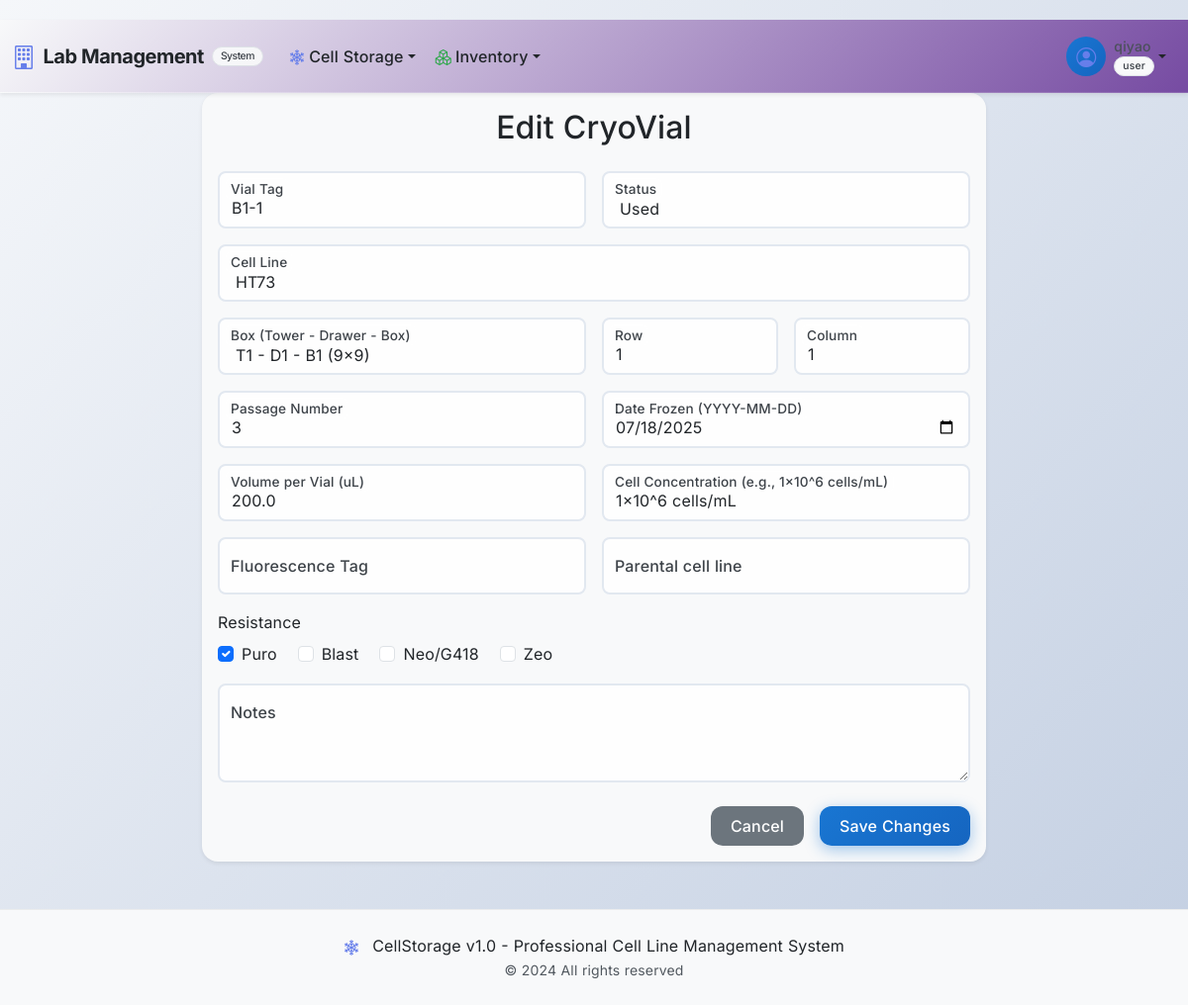
The page /cell-storage/cryovial/1/edit (signed in) on the database its author committed.
### app/cell_storage/models.py (models this page shows, shortened)
class User(UserMixin, db.Model):
    __tablename__ = 'users'
    id = db.Column(db.Integer, primary_key=True)
    username = db.Column(db.String(64), unique=True, index=True, nullable=False)
    password_hash = db.Column(db.String(256))
    password_plain = db.Column(db.String(128))  # store plain password for admin view
    role = db.Column(db.String(64), default='user', nullable=False)  # e.g., 'user', 'admin'. Make role non-nullable.
    cell_lines_created = db.relationship('CellLine', backref='creator', lazy='dynamic',
                                         foreign_keys='CellLine.created_by_user_id')
    vials_frozen = db.relationship('CryoVial', backref='freezer_operator', lazy='dynamic',
                                   foreign_keys='CryoVial.frozen_by_user_id')
    audit_logs = db.relationship('AuditLog', backref='user_performing_action', lazy='dynamic',
                                 foreign_keys='AuditLog.user_id')
    @property
    def is_admin(self):
        return self.role == 'admin'

class CryoVial(db.Model):
    __tablename__ = 'cryovials'
    id = db.Column(db.Integer, primary_key=True)
    unique_vial_id_tag = db.Column(db.String(128), unique=True, index=True)
    batch_id = db.Column(db.Integer, db.ForeignKey('vial_batches.id'), nullable=False)
    cell_line_id = db.Column(db.Integer, db.ForeignKey('cell_lines.id'), nullable=False)
    box_id = db.Column(db.Integer, db.ForeignKey('boxes.id'), nullable=False)
    row_in_box = db.Column(db.Integer, nullable=False)
    col_in_box = db.Column(db.Integer, nullable=False)
    passage_number = db.Column(db.String(64))
    date_frozen = db.Column(db.Date, nullable=False)
    frozen_by_user_id = db.Column(db.Integer, db.ForeignKey('users.id'))
    number_of_vials_at_creation = db.Column(db.Integer, default=1)
    volume_ml = db.Column(db.Float)
    concentration = db.Column(db.String(128))
    fluorescence_tag = db.Column(db.String(128))
    resistance = db.Column(db.String(128))
    parental_cell_line = db.Column(db.String(128))
    status = db.Column(db.String(64), default='Available')
    notes = db.Column(db.Text)
    date_created = db.Column(db.DateTime, default=datetime.utcnow)
    last_updated = db.Column(db.DateTime, default=datetime.utcnow, onupdate=datetime.utcnow)

### app/cell_storage/main/routes.py (the view, shortened to what this page needs)
@bp.route('/cryovial/<int:vial_id>/edit', methods=['GET', 'POST'])
@login_required # Or @admin_required if only admins can edit vial details
def edit_cryovial(vial_id):
    vial = CryoVial.query.get_or_404(vial_id)
    form = CryoVialEditForm(obj=vial)
    form.cell_line_id.choices = [(cl.id, cl.name) for cl in CellLine.query.order_by(CellLine.name).all()]
    form.box_id.choices = [
        (b.id, f"{b.drawer_info.tower_info.name} - {b.drawer_info.name} - {b.name} ({b.rows}x{b.columns})")
        for b in Box.query.join(Drawer).join(Tower).order_by(Tower.name, Drawer.name, Box.name).all()
    ]
    if request.method == 'GET':
        form.cell_line_id.data = vial.cell_line_id
        form.box_id.data = vial.box_id
        form.resistance.data = vial.resistance.split(',') if vial.resistance else []
        form.unique_vial_id_tag.data = vial.unique_vial_id_tag
        form.row_in_box.data = vial.row_in_box
        form.col_in_box.data = vial.col_in_box
        form.passage_number.data = vial.passage_number
        form.date_frozen.data = vial.date_frozen
        form.number_of_vials_at_creation.data = vial.number_of_vials_at_creation
        form.volume_ml.data = vial.volume_ml
        form.concentration.data = vial.concentration
        form.fluorescence_tag.data = vial.fluorescence_tag
        form.parental_cell_line.data = vial.parental_cell_line
        form.status.data = vial.status
        form.notes.data = vial.notes
    return render_template('main/edit_cryovial_form.html', title='Edit CryoVial', form=form, vial=vial, form_action=url_for('cell_storage.edit_cryovial', vial_id=vial.id))

### app/shared/permissions.py (called while the page is built)
def has_permission(permission, resource_type=None, resource_id=None):
    if not current_user.is_authenticated:
        return False
    return PermissionManager.has_permission(
        current_user.id,
        permission,
        resource_type,
        resource_id
    )

def can_view_inventory():
    return has_permission('inventory.view')

def can_manage_locations():
    return has_permission('location.edit')

def is_admin():
    return has_permission('admin.user_management')

### app/templates/main/edit_cryovial_form.html (shortened to what this page needs)
{% extends "base.html" %}
{% block content %}
<div class="row justify-content-center">
  <div class="col-md-10 col-lg-8">
    <div class="card shadow-sm">
      <div class="card-body">
        <h2 class="card-title text-center mb-4">Edit CryoVial</h2>
        <form method="post" action="{{ form_action }}">
          <div class="row g-3">
            <div class="col-md-6">
              <div class="form-floating">
                {{ form.unique_vial_id_tag(class="form-control" + (" is-invalid" if form.unique_vial_id_tag.errors else ""), placeholder="Vial ID Tag") }}
                {{ form.unique_vial_id_tag.label }}
              </div>
            </div>
            <div class="col-md-6">
              <div class="form-floating">
                {{ form.status(class="form-select" + (" is-invalid" if form.status.errors else ""), placeholder="Status") }}
                {{ form.status.label }}
              </div>
            </div>
            <div class="col-12">
              <div class="form-floating">
                {{ form.cell_line_id(class="form-select" + (" is-invalid" if form.cell_line_id.errors else "")) }}
                {{ form.cell_line_id.label }}
              </div>
            </div>
            <div class="col-md-6">
                <div class="form-floating">
                  {{ form.box_id(class="form-select" + (" is-invalid" if form.box_id.errors else "")) }}
                  {{ form.box_id.label }}
                </div>
            </div>
            <div class="col-md-3">
              <div class="form-floating">
                {{ form.row_in_box(class="form-control" + (" is-invalid" if form.row_in_box.errors else ""), placeholder="Row") }}
                {{ form.row_in_box.label }}
              </div>
            </div>
            <div class="col-md-3">
              <div class="form-floating">
                {{ form.col_in_box(class="form-control" + (" is-invalid" if form.col_in_box.errors else ""), placeholder="Column") }}
                {{ form.col_in_box.label }}
              </div>
            </div>
            <div class="col-md-6">
              <div class="form-floating">
                {{ form.passage_number(class="form-control" + (" is-invalid" if form.passage_number.errors else ""), placeholder="Passage Number") }}
                {{ form.passage_number.label }}
              </div>
            </div>
            <div class="col-md-6">
              <div class="form-floating">
                {{ form.date_frozen(class="form-control" + (" is-invalid" if form.date_frozen.errors else ""), placeholder="Date Frozen") }}
                {{ form.date_frozen.label }}
              </div>
            </div>
             <div class="col-md-6">
                <div class="form-floating">
                    {{ form.volume_ml(class="form-control" + (" is-invalid" if form.volume_ml.errors else ""), placeholder="Volume (uL)") }}
                    {{ form.volume_ml.label }}
                </div>
            </div>
            <div class="col-md-6">
                <div class="form-floating">
                    {{ form.concentration(class="form-control" + (" is-invalid" if form.concentration.errors else ""), placeholder="Concentration") }}
                    {{ form.concentration.label }}
                </div>
            </div>
            <div class="col-md-6">
                <div class="form-floating">
                    {{ form.fluorescence_tag(class="form-control" + (" is-invalid" if form.fluorescence_tag.errors else ""), placeholder="Fluorescence Tag") }}
                    {{ form.fluorescence_tag.label }}
                </div>
            </div>
            <div class="col-md-6">
                <div class="form-floating">
                    {{ form.parental_cell_line(class="form-control" + (" is-invalid" if form.parental_cell_line.errors else ""), placeholder="Parental Cell Line") }}
                    {{ form.parental_cell_line.label }}
                </div>
            </div>
             <div class="col-12">
                <label class="form-label">{{ form.resistance.label }}</label>
                <div>
                  {% for sub in form.resistance %}
                  <div class="form-check form-check-inline">
                    {{ sub(class="form-check-input" + (" is-invalid" if form.resistance.errors else "")) }}
                    {{ sub.label(class="form-check-label") }}
                  </div>
                  {% endfor %}
                </div>
              </div>
            <div class="col-12">
              <div class="form-floating">
                {{ form.notes(class="form-control" + (" is-invalid" if form.notes.errors else ""), placeholder="Notes", style="height: 100px") }}
                {{ form.notes.label }}
              </div>
            </div>
          </div>
          <div class="d-grid gap-2 d-md-flex justify-content-md-end mt-4">
            {% set cancel_url = request.args.get('next') or request.headers.get('Referer') or url_for('cell_storage.cryovial_inventory') %}
            <a href="{{ cancel_url }}" class="btn btn-secondary me-md-2">Cancel</a>
            {{ form.submit(class='btn btn-primary') }}
          </div>
        </form>
      </div>
    </div>
  </div>
</div>
{% endblock %}

### app/templates/base.html (shortened to what this page needs)
<!DOCTYPE html>
<html lang="en">
<head>
    <link href="https://cdn.jsdelivr.net/npm/bootstrap@5.3.3/dist/css/bootstrap.min.css" rel="stylesheet">
    <link href="https://cdn.jsdelivr.net/npm/bootstrap-icons@1.11.3/font/bootstrap-icons.css" rel="stylesheet">
    <link href="https://cdnjs.cloudflare.com/ajax/libs/bootstrap-icons/1.11.3/font/bootstrap-icons.min.css" rel="stylesheet">
    <link href="{{ url_for('static', filename='css/style.css') }}" rel="stylesheet">
</head>
<body class="bg-light">
    <nav class="navbar navbar-expand-lg navbar-light bg-gradient shadow-sm sticky-top" style="background: linear-gradient(135deg, #f5f7fa 0%, #c3cfe2 100%);">
        <div class="container-fluid">
            <a class="navbar-brand fw-bold d-flex align-items-center" href="{{ url_for('cell_storage.index') }}" style="color: #212529;">
                <i class="bi bi-building me-2 fs-4" style="color: #667eea;"></i>
                <span style="color: #212529;">Lab Management</span>
                <small class="badge bg-light text-dark ms-2" style="color: #343a40; border: 1px solid #dee2e6;">System</small>
            </a>
            <div class="collapse navbar-collapse" id="navbarContent">
                <ul class="navbar-nav me-auto mb-2 mb-lg-0">
                    {% if current_user.is_authenticated %}
                        <li class="nav-item dropdown">
                            <a class="nav-link dropdown-toggle d-flex align-items-center" href="#" style="color: #212529;" id="cellStorageDropdown" role="button" data-bs-toggle="dropdown" aria-expanded="false">
                                <i class="bi bi-snow2 me-1" style="color: #667eea;"></i>
                                Cell Storage
                            </a>
                        </li>
                        <li class="nav-item dropdown">
                            <a class="nav-link dropdown-toggle d-flex align-items-center" href="#" style="color: #212529;" id="inventoryDropdown" role="button" data-bs-toggle="dropdown" aria-expanded="false">
                                <i class="bi bi-boxes me-1" style="color: #28a745;"></i>
                                Inventory
                            </a>
                        </li>
                    {% endif %}
                </ul>
                <ul class="navbar-nav ms-auto mb-2 mb-lg-0">
                    {% if current_user.is_authenticated %}
                        <li class="nav-item dropdown">
                            <a class="nav-link dropdown-toggle d-flex align-items-center" href="#" id="userDropdown" role="button" data-bs-toggle="dropdown" aria-expanded="false" style="color: #212529;">
                                <div class="user-avatar me-2">
                                    <i class="bi bi-person-circle fs-5" style="color: #667eea;"></i>
                                </div>
                                <div class="d-flex flex-column">
                                    <span class="small" style="color: #212529;">{{ current_user.username }}</span>
                                    <span class="badge badge-role bg-light text-dark" style="color: #343a40; border: 1px solid #dee2e6;">{{ current_user.role }}</span>
                                </div>
                            </a>
                        </li>
                    {% else %}
                        <li class="nav-item">
                            <a class="nav-link btn btn-outline-primary rounded-pill px-3" href="{{ url_for('auth.login') }}" style="color: #667eea; border-color: #667eea;">
                                <i class="bi bi-box-arrow-in-right me-1"></i>Login
                            </a>
                        </li>
                    {% endif %}
                </ul>
            </div>
        </div>
    </nav>
    <main class="flex-grow-1">
        {% block content %}{% endblock %}
    </main>
    <footer class="bg-light text-center py-4 mt-5" style="color: #343a40;">
        <div class="container">
            <p class="mb-0">
                <i class="bi bi-snow2 me-2" style="color: #667eea;"></i>
                CellStorage v1.0 - Professional Cell Line Management System
            </p>
            <small class="text-muted" style="color: #495057;">© 2024 All rights reserved</small>
        </div>
    </footer>
</body>
</html>

### app/templates/base.html (style rules this page uses)
:root { --primary-color: #667eea; --secondary-color: #764ba2; --accent-color: #f093fb; --background-color: #f8f9fa; --text-color: #212529; --navbar-style: light; }

### rows shown on the page
User: username "qiyao", role "user"
CryoVial: unique_vial_id_tag "B1-1", status "Used", cell_line_id "HT73", box_id "T1 - D1 - B1 (9x9)", row_in_box "1", col_in_box "1", passage_number "3", date_frozen "07/18/2025", volume_ml "200.0", concentration "1x10^6 cells/mL"

### other values the page prints
{{ sub.label(class="form-check-label") }} "Puro" "Blast" "Neo/G418" "Zeo"
